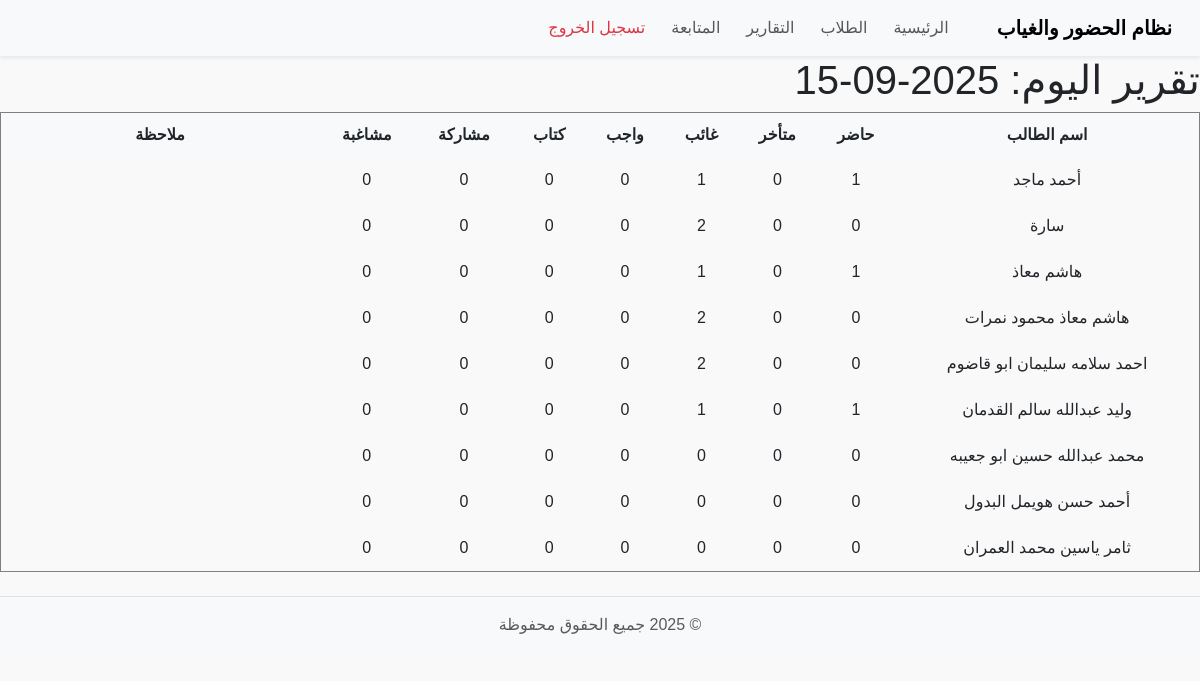
The page /reports on the database as committed earlier.
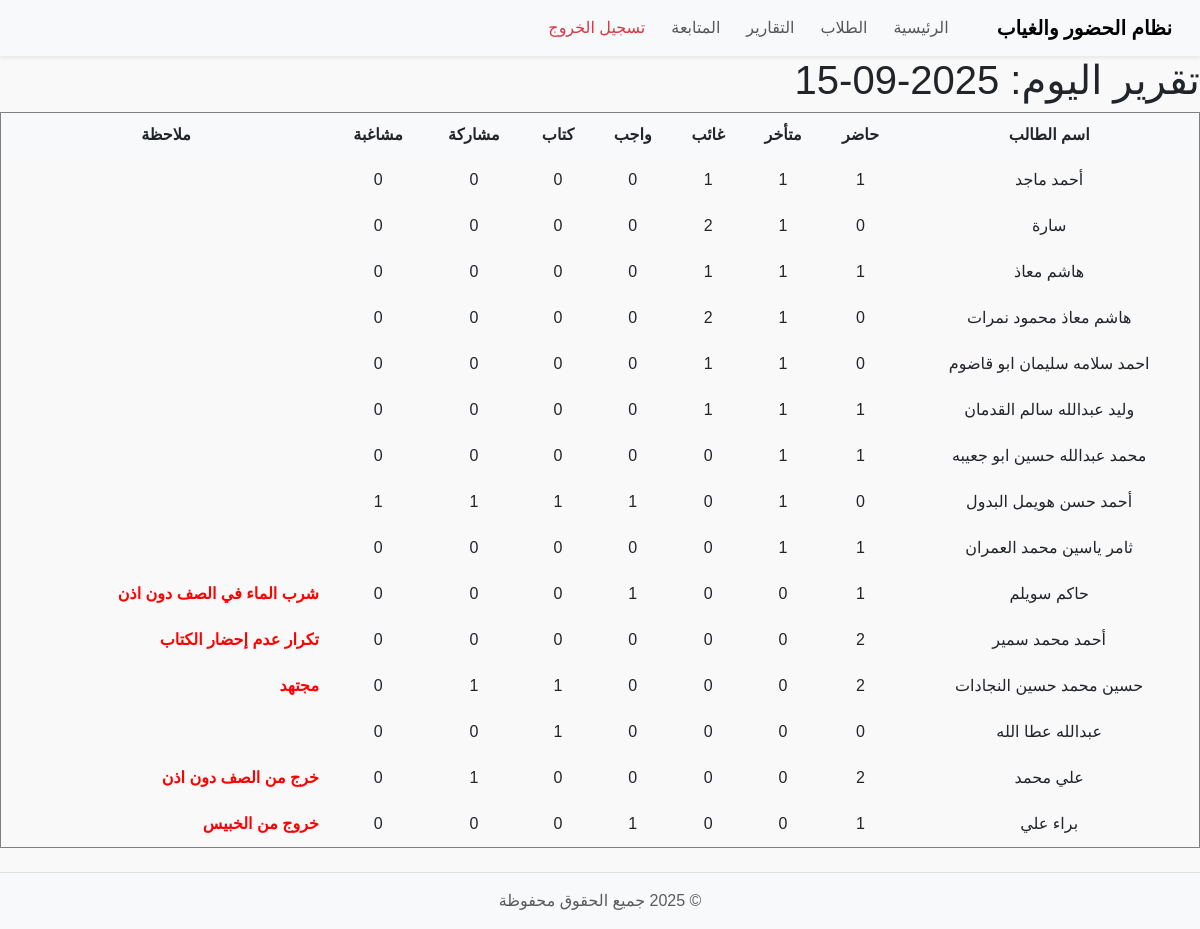
The same page on the database as committed later.
### tables this page shows
CREATE TABLE students (
    id INTEGER PRIMARY KEY AUTOINCREMENT,
    student_name TEXT NOT NULL,
    username TEXT,
    password TEXT
, class_name TEXT, section TEXT);

### app.py (the view)
@app.route('/reports')
def reports():
    conn = get_db_connection()
    today = date.today().isoformat()
    students = conn.execute('''
        SELECT s.id, s.student_name,
               SUM(CASE WHEN a.status='present' THEN 1 ELSE 0 END) AS present_count,
               SUM(CASE WHEN a.status='late' THEN 1 ELSE 0 END) AS late_count,
               SUM(CASE WHEN a.status='absent' THEN 1 ELSE 0 END) AS absent_count,
               t.homework, t.book, t.participation, t.misbehavior, t.note
        FROM students s
        LEFT JOIN attendance a ON s.id = a.student_id
        LEFT JOIN student_tracking t ON s.id = t.student_id AND t.date=?
        GROUP BY s.id
    ''', (today,)).fetchall()
    conn.close()
    return render_template('reports.html', students=students, today=today)

### app.py (called while the page is built)
def get_db_connection():
    conn = sqlite3.connect('attendance.db')
    conn.row_factory = sqlite3.Row
    return conn

### templates/reports.html (shortened to what this page needs)
<!DOCTYPE html>
<html lang="ar">
<head>
    <link rel="stylesheet" href="{{ url_for('static', filename='css/style.css') }}">
</head>
<body>
    {% include 'partials/header.html' %}
    {% include 'partials/navbar.html' %}
    <h1>تقرير اليوم: {{ today }}</h1>
    <table border="1" cellpadding="5" cellspacing="0">
        <thead>
            <tr>
                <th>اسم الطالب</th>
                <th>حاضر</th>
                <th>متأخر</th>
                <th>غائب</th>
                <th>واجب</th>
                <th>كتاب</th>
                <th>مشاركة</th>
                <th>مشاغبة</th>
                <th>ملاحظة</th>
            </tr>
        </thead>
        <tbody id="reportsTableBody">
            {% for student in students %}
            <tr>
                <td>{{ student.student_name }}</td>
                <td class="clickable" data-student="{{ student.id }}" data-status="present">{{ student.present_count or 0 }}</td>
                <td class="clickable" data-student="{{ student.id }}" data-status="late">{{ student.late_count or 0 }}</td>
                <td class="clickable" data-student="{{ student.id }}" data-status="absent">{{ student.absent_count or 0 }}</td>
                <td class="clickable" data-student="{{ student.id }}" data-field="homework">{{ student.homework or 0 }}</td>
                <td class="clickable" data-student="{{ student.id }}" data-field="book">{{ student.book or 0 }}</td>
                <td class="clickable" data-student="{{ student.id }}" data-field="participation">{{ student.participation or 0 }}</td>
                <td class="clickable" data-student="{{ student.id }}" data-field="misbehavior">{{ student.misbehavior or 0 }}</td>
                <td>
                    <input type="text" class="note-input {% if student.note %}has-note{% endif %}"
                           value="{{ student.note or '' }}"
                           data-student="{{ student.id }}">
                </td>
            </tr>
            {% endfor %}
        </tbody>
    </table>
    {% include 'partials/footer.html' %}
</body>
</html>

Rows that differ between the two databases and show on the page:
computed for students "أحمد ماجد": id "0" → "1"
computed for students "سارة": late_count "0" → "1"
computed for students "هاشم معاذ": late_count "0" → "1"
computed for students "هاشم معاذ محمود نمرات": late_count "0" → "1"
computed for students "احمد سلامه سليمان ابو قاضوم": late_count "0" → "1"; absent_count "2" → "1"
computed for students "وليد عبدالله سالم القدمان": late_count "0" → "1"
computed for students "محمد عبدالله حسين ابو جعيبه": present_count "0" → "1"; late_count "0" → "1"
computed for students "أحمد حسن هويمل البدول": late_count "0" → "1"; homework "0" → "1"; book "0" → "1"; participation "0" → "1"; misbehavior "0" → "1"
computed for students "ثامر ياسين محمد العمران": present_count "0" → "1"; late_count "0" → "1"
added students: student_name "حاكم سويلم", present_count "1", late_count "0", absent_count "0", homework "1", book "0", participation "0", misbehavior "0", note "شرب الماء في الصف دون اذن"
added students: student_name "أحمد محمد سمير", present_count "2", late_count "0", absent_count "0", homework "0", book "0", participation "0", misbehavior "0", note "تكرار عدم إحضار الكتاب"
added students: student_name "حسين محمد حسين النجادات", present_count "2", late_count "0", absent_count "0", homework "0", book "1", participation "1", misbehavior "0", note "مجتهد"
added students: student_name "عبدالله عطا الله", present_count "0", late_count "0", absent_count "0", homework "0", book "1", participation "0", misbehavior "0"
added students: student_name "علي محمد", present_count "2", late_count "0", absent_count "0", homework "0", book "0", participation "1", misbehavior "0", note "خرج من الصف دون اذن"
added students: student_name "براء علي", present_count "1", late_count "0", absent_count "0", homework "1", book "0", participation "0", misbehavior "0", note "خروج من الخبيس"
